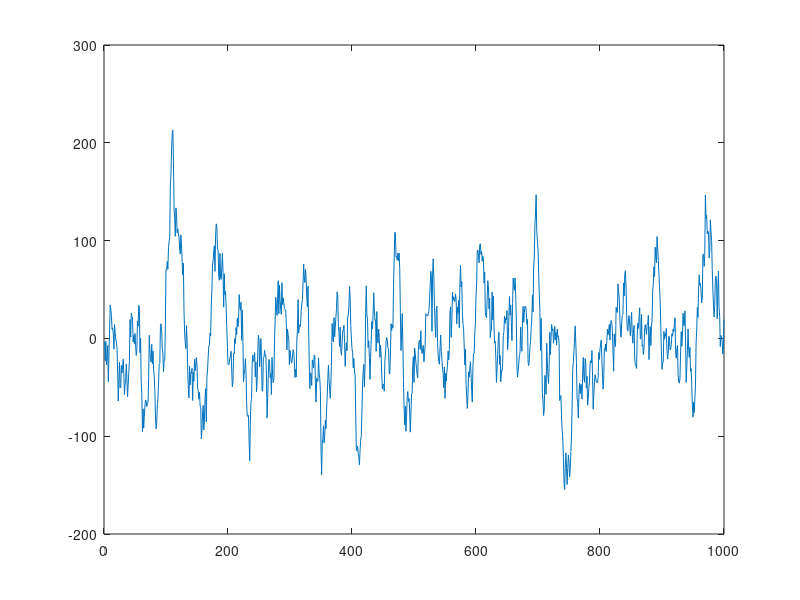

Recreate this plot in MATLAB.
%movav.m
pars = [1:20]';
b = [pars;1];
q = numel(pars);
N = 10^3;
eps = randn(q+1,1);
for i=1:N
    X(i) = b'*eps;
    eps = [eps(2:q+1);randn];
end
plot(X)
